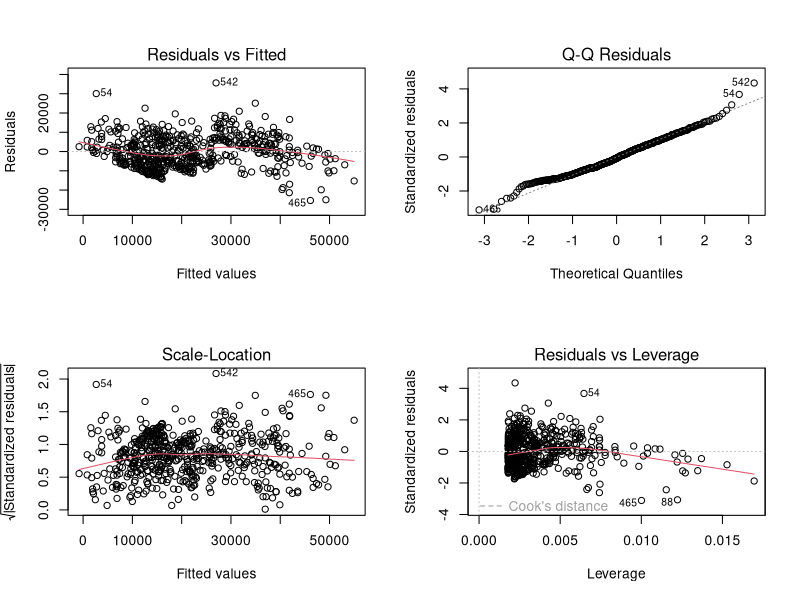

Write the R code that produced this figure.
##-----------------------------------------------------
##
## Todos lo mismo
## Autor: German A. Gonzalez
## Fecha: Dic-2018
## germangfeler.github.io/datascience/todos-lo-mismo/
##
##-----------------------------------------------------

## Cargamos los datos
library("ggplot2")
seguro <- read.csv("assets/datasets/insurance.csv")

## Exploramos los datos
str(seguro)
head(seguro)

## Corremos una regresion entre charges y bmi
modelo1 <- lm(charges ~ bmi, data=seguro)
summary(modelo1)
par(mfrow=c(2,2))
plot(modelo1)

## Categorizamos la variable
seguro$bmicat <- ifelse(seguro$bmi < 25, "normal", "sobrepreso")
seguro$bmicat <- ifelse(seguro$bmi > 29, "obeso", seguro$bmicat)

## Creamos variables dummy
seguro <- cbind(seguro, with(seguro, model.matrix(~bmicat))[,2:3])
head(seguro)

## Corremos una regresion con variables dummy
modelo2 <- lm(charges ~ bmicatobeso + bmicatsobrepreso, data=seguro)
summary(modelo2)

## ANOVA
modelo3 <- lm(charges ~ bmicat, data=seguro)
summary(modelo3)

